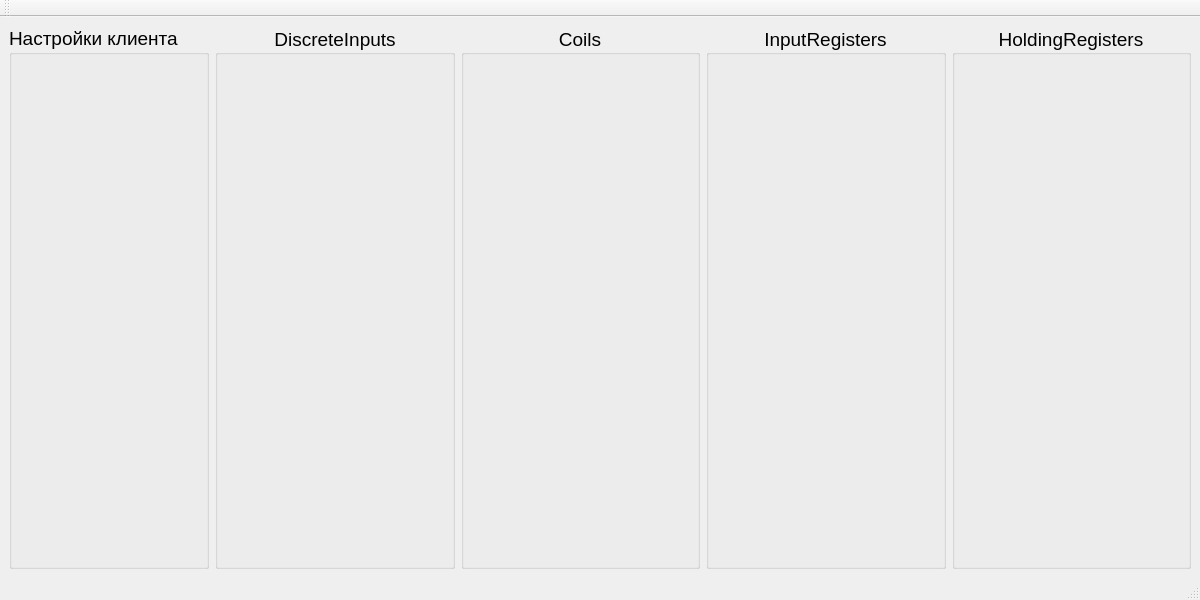
<?xml version="1.0" encoding="UTF-8"?>
<ui version="4.0">
 <class>MainWindow</class>
 <widget class="QMainWindow" name="MainWindow">
  <property name="geometry">
   <rect>
    <x>0</x>
    <y>0</y>
    <width>1200</width>
    <height>600</height>
   </rect>
  </property>
  <property name="sizePolicy">
   <sizepolicy hsizetype="Minimum" vsizetype="Minimum">
    <horstretch>0</horstretch>
    <verstretch>0</verstretch>
   </sizepolicy>
  </property>
  <property name="minimumSize">
   <size>
    <width>1200</width>
    <height>600</height>
   </size>
  </property>
  <property name="windowTitle">
   <string>MainWindow</string>
  </property>
  <property name="documentMode">
   <bool>false</bool>
  </property>
  <property name="dockNestingEnabled">
   <bool>true</bool>
  </property>
  <widget class="QWidget" name="centralwidget">
   <property name="sizePolicy">
    <sizepolicy hsizetype="Ignored" vsizetype="Ignored">
     <horstretch>0</horstretch>
     <verstretch>0</verstretch>
    </sizepolicy>
   </property>
   <layout class="QGridLayout" name="gridLayout_4">
    <item row="0" column="0" rowspan="5">
     <widget class="QGroupBox" name="gb_modbus_settings">
      <property name="font">
       <font>
        <pointsize>14</pointsize>
       </font>
      </property>
      <property name="title">
       <string>Настройки клиента</string>
      </property>
      <layout class="QGridLayout" name="gridLayout_15">
       <property name="leftMargin">
        <number>0</number>
       </property>
       <property name="topMargin">
        <number>0</number>
       </property>
       <property name="rightMargin">
        <number>0</number>
       </property>
       <property name="bottomMargin">
        <number>0</number>
       </property>
       <property name="spacing">
        <number>0</number>
       </property>
       <item row="0" column="0">
        <layout class="QGridLayout" name="modbus_settings_layout">
         <property name="leftMargin">
          <number>0</number>
         </property>
         <property name="topMargin">
          <number>0</number>
         </property>
         <property name="rightMargin">
          <number>0</number>
         </property>
         <property name="bottomMargin">
          <number>0</number>
         </property>
         <property name="spacing">
          <number>0</number>
         </property>
        </layout>
       </item>
      </layout>
     </widget>
    </item>
    <item row="0" column="1" rowspan="5">
     <widget class="QGroupBox" name="gb1">
      <property name="sizePolicy">
       <sizepolicy hsizetype="MinimumExpanding" vsizetype="MinimumExpanding">
        <horstretch>0</horstretch>
        <verstretch>0</verstretch>
       </sizepolicy>
      </property>
      <property name="font">
       <font>
        <pointsize>14</pointsize>
       </font>
      </property>
      <property name="title">
       <string>DiscreteInputs</string>
      </property>
      <property name="alignment">
       <set>Qt::AlignCenter</set>
      </property>
     </widget>
    </item>
    <item row="0" column="2" rowspan="5">
     <widget class="QGroupBox" name="gb2">
      <property name="sizePolicy">
       <sizepolicy hsizetype="MinimumExpanding" vsizetype="MinimumExpanding">
        <horstretch>0</horstretch>
        <verstretch>0</verstretch>
       </sizepolicy>
      </property>
      <property name="font">
       <font>
        <pointsize>14</pointsize>
       </font>
      </property>
      <property name="title">
       <string>Coils</string>
      </property>
      <property name="alignment">
       <set>Qt::AlignCenter</set>
      </property>
     </widget>
    </item>
    <item row="0" column="3" rowspan="5">
     <widget class="QGroupBox" name="gb3">
      <property name="sizePolicy">
       <sizepolicy hsizetype="MinimumExpanding" vsizetype="MinimumExpanding">
        <horstretch>0</horstretch>
        <verstretch>0</verstretch>
       </sizepolicy>
      </property>
      <property name="font">
       <font>
        <pointsize>14</pointsize>
       </font>
      </property>
      <property name="title">
       <string>InputRegisters</string>
      </property>
      <property name="alignment">
       <set>Qt::AlignCenter</set>
      </property>
     </widget>
    </item>
    <item row="0" column="4" rowspan="5">
     <widget class="QGroupBox" name="gb4">
      <property name="sizePolicy">
       <sizepolicy hsizetype="MinimumExpanding" vsizetype="MinimumExpanding">
        <horstretch>0</horstretch>
        <verstretch>0</verstretch>
       </sizepolicy>
      </property>
      <property name="font">
       <font>
        <pointsize>14</pointsize>
       </font>
      </property>
      <property name="title">
       <string>HoldingRegisters</string>
      </property>
      <property name="alignment">
       <set>Qt::AlignCenter</set>
      </property>
     </widget>
    </item>
   </layout>
  </widget>
  <widget class="QMenuBar" name="menubar">
   <property name="geometry">
    <rect>
     <x>0</x>
     <y>0</y>
     <width>1200</width>
     <height>22</height>
    </rect>
   </property>
   <property name="sizePolicy">
    <sizepolicy hsizetype="Ignored" vsizetype="MinimumExpanding">
     <horstretch>0</horstretch>
     <verstretch>0</verstretch>
    </sizepolicy>
   </property>
  </widget>
  <widget class="QStatusBar" name="statusbar">
   <property name="sizePolicy">
    <sizepolicy hsizetype="Ignored" vsizetype="MinimumExpanding">
     <horstretch>0</horstretch>
     <verstretch>0</verstretch>
    </sizepolicy>
   </property>
  </widget>
  <widget class="QToolBar" name="toolbar">
   <property name="sizePolicy">
    <sizepolicy hsizetype="Ignored" vsizetype="MinimumExpanding">
     <horstretch>0</horstretch>
     <verstretch>0</verstretch>
    </sizepolicy>
   </property>
   <property name="minimumSize">
    <size>
     <width>0</width>
     <height>0</height>
    </size>
   </property>
   <property name="contextMenuPolicy">
    <enum>Qt::DefaultContextMenu</enum>
   </property>
   <property name="windowTitle">
    <string>Панель инструментов</string>
   </property>
   <attribute name="toolBarArea">
    <enum>TopToolBarArea</enum>
   </attribute>
   <attribute name="toolBarBreak">
    <bool>false</bool>
   </attribute>
  </widget>
  <action name="action_model">
   <property name="checkable">
    <bool>true</bool>
   </property>
   <property name="text">
    <string>Выбор теста</string>
   </property>
  </action>
  <action name="action_control">
   <property name="checkable">
    <bool>true</bool>
   </property>
   <property name="text">
    <string>Управление</string>
   </property>
  </action>
  <action name="action_test_results">
   <property name="checkable">
    <bool>true</bool>
   </property>
   <property name="text">
    <string>Результаты теста</string>
   </property>
  </action>
  <action name="action_tests_results">
   <property name="checkable">
    <bool>true</bool>
   </property>
   <property name="text">
    <string>Результаты тестов</string>
   </property>
  </action>
  <action name="action_test">
   <property name="checkable">
    <bool>true</bool>
   </property>
   <property name="text">
    <string>Тестовая карта</string>
   </property>
  </action>
 </widget>
 <resources/>
 <connections/>
</ui>
